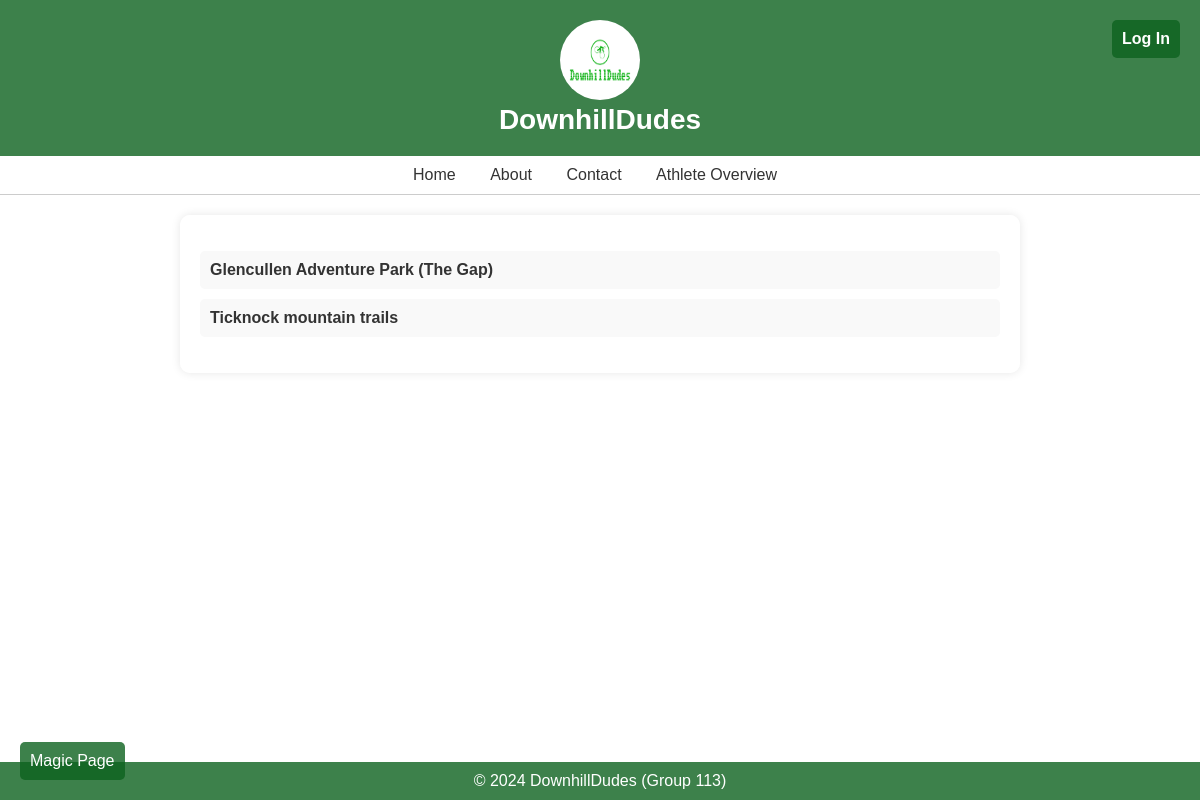
The page / on the database its author committed.
### pages/models.py (models this page shows, shortened)
class Trail(models.Model):
    name = models.CharField(max_length=100)
    location = models.CharField(max_length=100)
    description = models.TextField()
    picture = models.ImageField(upload_to='images/', blank=True, null=True)

### pages/views.py (the view)
# urls.py: path('', views.trail_list, name='home'),
def trail_list(request):
    trails = Trail.objects.all()
    random_num1 = random.randint(1, 9)
    random_num2 = random.randint(1, 9)
    random_num3 = random.randint(1, 9)
    context = {
        'trails': trails,
        'random_num1': random_num1,
        'random_num2': random_num2,
        'random_num3': random_num3
    }
    return render(request, 'pages/trail_list.html', context)

### pages/templates/pages/trail_list.html (shortened to what this page needs)
{% load static %}
<!DOCTYPE html>
<html lang="en">
<head>
</head>
<body>
    <header>
        <img src="{% static 'images/logo.png' %}" alt="logo">
        <h1>DownhillDudes</h1>
        <a href="{% url 'admin_page' %}"><b>Log In</b></a>
    </header>
    <nav>
        <ul>
            <li><a href="{% url 'home' %}">Home</a></li>
            <li><a href="{% url 'about' %}">About</a></li>
            <li><a href="{% url 'contact' %}">Contact</a></li>
            <li><a href="{% url 'athlete_page' %}">Athlete Overview</a></li>
        </ul>
    </nav>
    <div class="container">
        <ul class="trail-list">
            {% for trail in trails %}
            <li><a href="{% url 'trail_detail' trail.id %}">{{ trail.name }}</a></li>
            {% endfor %}
        </ul>
    </div>
    <footer>
        <p>&copy; 2024 DownhillDudes (Group 113)</p>
    </footer>
    <a class="magic-button" href="{% url 'magic' random_num1 random_num2 random_num3 %}">Magic Page</a>
</body>
</html>

### rows shown on the page
Trail: name "Glencullen Adventure Park (The Gap)"
Trail: name "Ticknock mountain trails"
